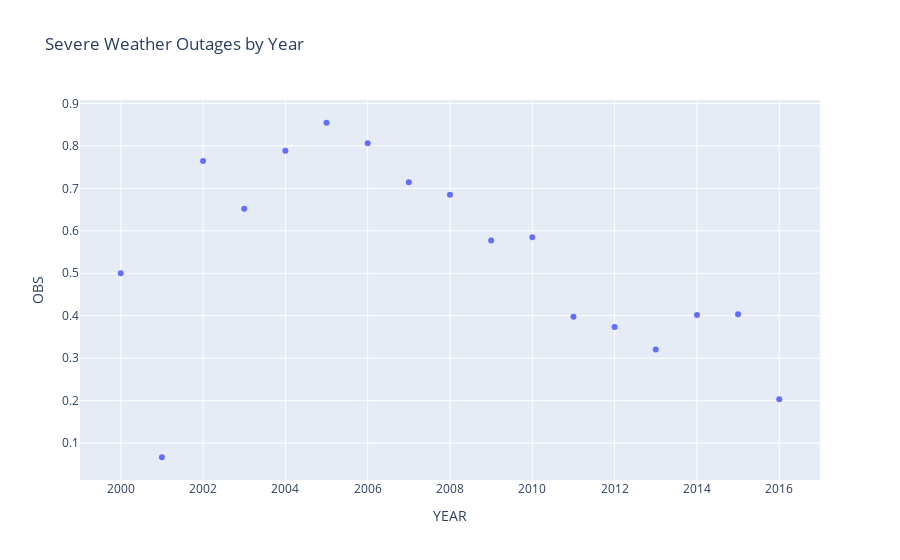

Notebook source saved alongside this figure:
### Markdown cell above
Exploration of proportions of outages attibuted to weather events year over year

### Code cell
weather_year = formated_data[formated_data['CAUSE.CATEGORY'] == 'severe weather'].groupby('YEAR').count()['OBS'] / formated_data.groupby('YEAR').count()['OBS']
px.scatter(weather_year, x=weather_year.index, y='OBS', title='Severe Weather Outages by Year').show()

### Figure 1 — Plotly figure (JSON) as saved in the notebook; plotly's stock layout.template omitted (floating-point values rounded to 4 significant figures)
{"data": [{"hovertemplate": "YEAR=%{x}<br>OBS=%{y}<extra></extra>", "legendgroup": "", "marker": {"color": "#636efa", "symbol": "circle"}, "mode": "markers", "name": "", "orientation": "v", "showlegend": false, "type": "scatter", "x": [2000, 2001, 2002, 2003, 2004, 2005, 2006, 2007, 2008, 2009, 2010, 2011, 2012, 2013, 2014, 2015, 2016], "xaxis": "x", "y": [0.5, 0.06667, 0.7647, 0.6522, 0.7887, 0.8545, 0.806, 0.7143, 0.6847, 0.5769, 0.5849, 0.3978, 0.3736, 0.3203, 0.4018, 0.4034, 0.2034], "yaxis": "y"}], "layout": {"legend": {"tracegroupgap": 0}, "title": {"text": "Severe Weather Outages by Year"}, "xaxis": {"anchor": "y", "domain": [0, 1], "title": {"text": "YEAR"}}, "yaxis": {"anchor": "x", "domain": [0, 1], "title": {"text": "OBS"}}}}
